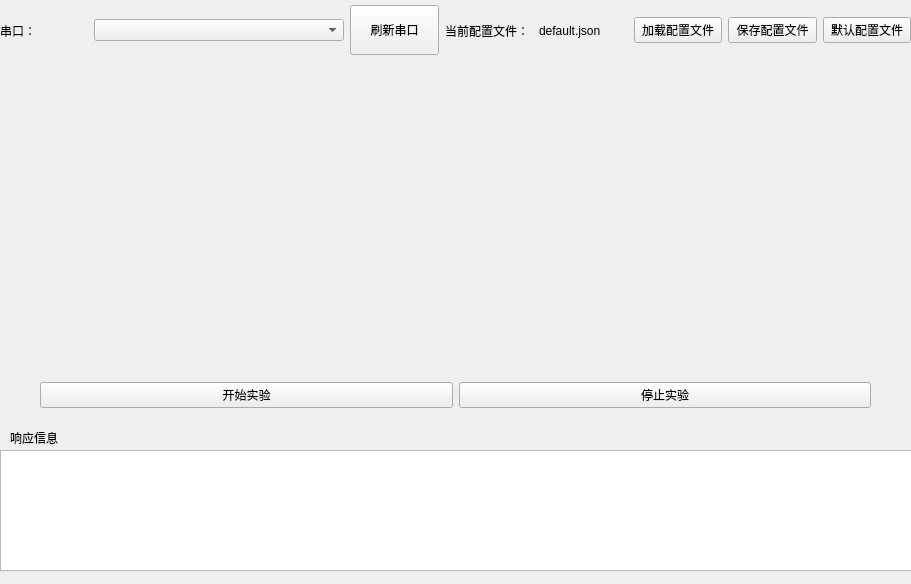
<?xml version="1.0" encoding="UTF-8"?>
<ui version="4.0">
 <class>tab7_frame</class>
 <widget class="QWidget" name="tab7_frame">
  <property name="geometry">
   <rect>
    <x>0</x>
    <y>0</y>
    <width>911</width>
    <height>584</height>
   </rect>
  </property>
  <property name="sizePolicy">
   <sizepolicy hsizetype="Preferred" vsizetype="Maximum">
    <horstretch>0</horstretch>
    <verstretch>0</verstretch>
   </sizepolicy>
  </property>
  <property name="windowTitle">
   <string>Form</string>
  </property>
  <widget class="QListWidget" name="tab_7_responselist">
   <property name="geometry">
    <rect>
     <x>0</x>
     <y>450</y>
     <width>921</width>
     <height>121</height>
    </rect>
   </property>
  </widget>
  <widget class="QLabel" name="label_4">
   <property name="geometry">
    <rect>
     <x>10</x>
     <y>430</y>
     <width>54</width>
     <height>16</height>
    </rect>
   </property>
   <property name="text">
    <string>响应信息</string>
   </property>
  </widget>
  <widget class="QWidget" name="horizontalLayoutWidget">
   <property name="geometry">
    <rect>
     <x>0</x>
     <y>0</y>
     <width>911</width>
     <height>61</height>
    </rect>
   </property>
   <layout class="QHBoxLayout" name="horizontalLayout">
    <item>
     <widget class="QLabel" name="label_3">
      <property name="text">
       <string>串口：</string>
      </property>
     </widget>
    </item>
    <item>
     <widget class="QComboBox" name="tab_7_port_combox">
      <property name="minimumSize">
       <size>
        <width>250</width>
        <height>0</height>
       </size>
      </property>
     </widget>
    </item>
    <item>
     <widget class="QPushButton" name="tab_7_refresh_port_btn">
      <property name="minimumSize">
       <size>
        <width>0</width>
        <height>50</height>
       </size>
      </property>
      <property name="text">
       <string>刷新串口</string>
      </property>
     </widget>
    </item>
    <item>
     <widget class="QLabel" name="label">
      <property name="text">
       <string>当前配置文件：</string>
      </property>
     </widget>
    </item>
    <item>
     <widget class="QLabel" name="config_name_label">
      <property name="text">
       <string>default.json</string>
      </property>
     </widget>
    </item>
    <item>
     <widget class="QPushButton" name="load_config_btn">
      <property name="text">
       <string>加载配置文件</string>
      </property>
     </widget>
    </item>
    <item>
     <widget class="QPushButton" name="save_config_btn">
      <property name="text">
       <string>保存配置文件</string>
      </property>
     </widget>
    </item>
    <item>
     <widget class="QPushButton" name="default_config_btn">
      <property name="text">
       <string>默认配置文件</string>
      </property>
     </widget>
    </item>
   </layout>
  </widget>
  <widget class="QWidget" name="horizontalLayoutWidget_2">
   <property name="geometry">
    <rect>
     <x>0</x>
     <y>360</y>
     <width>911</width>
     <height>71</height>
    </rect>
   </property>
   <layout class="QHBoxLayout" name="horizontalLayout_2">
    <item>
     <spacer name="horizontalSpacer">
      <property name="orientation">
       <enum>Qt::Vertical</enum>
      </property>
      <property name="sizeHint" stdset="0">
       <size>
        <width>40</width>
        <height>20</height>
       </size>
      </property>
     </spacer>
    </item>
    <item>
     <widget class="QPushButton" name="start_btn">
      <property name="text">
       <string>开始实验</string>
      </property>
     </widget>
    </item>
    <item>
     <widget class="QPushButton" name="stop_btn">
      <property name="text">
       <string>停止实验</string>
      </property>
     </widget>
    </item>
    <item>
     <spacer name="horizontalSpacer_2">
      <property name="orientation">
       <enum>Qt::Vertical</enum>
      </property>
      <property name="sizeHint" stdset="0">
       <size>
        <width>40</width>
        <height>20</height>
       </size>
      </property>
     </spacer>
    </item>
   </layout>
  </widget>
  <widget class="QWidget" name="verticalLayoutWidget">
   <property name="geometry">
    <rect>
     <x>0</x>
     <y>70</y>
     <width>911</width>
     <height>291</height>
    </rect>
   </property>
   <layout class="QVBoxLayout" name="content_layout"/>
  </widget>
 </widget>
 <resources/>
 <connections/>
</ui>
